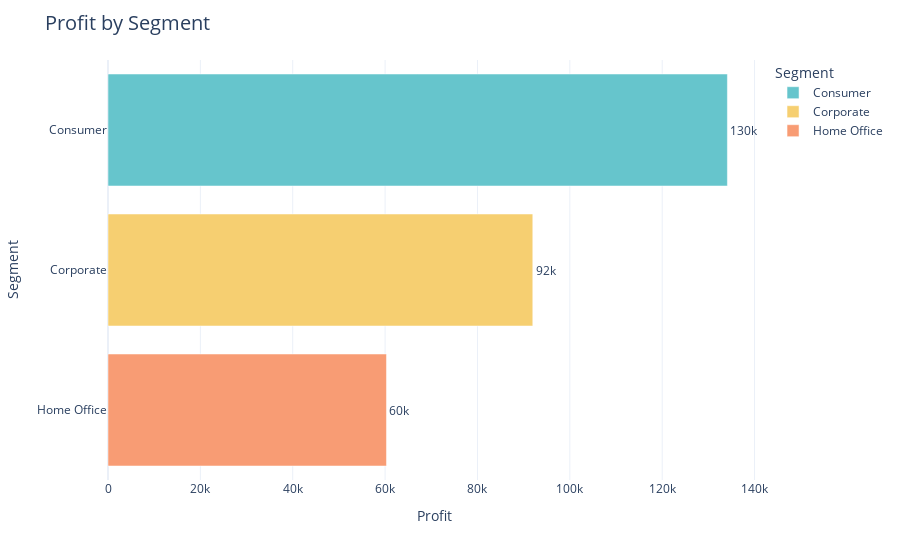

The code cell stored with this chart in its notebook:
### Code cell
fig = px.bar(profit_by_segment,
             x='Profit',
             y='Segment',
             orientation='h',
             color='Segment',
             text='Profit',
             color_discrete_sequence=px.colors.qualitative.Pastel)

fig.update_traces(texttemplate='%{text:.2s}', textposition='outside')
fig.update_layout(title='Profit by Segment', title_font=dict(size=20))
fig.show()

### Figure 1 — Plotly figure (JSON) as saved in the notebook; plotly's stock layout.template omitted (floating-point values rounded to 4 significant figures)
{"data": [{"hovertemplate": "Segment=%{y}<br>Profit=%{text}<extra></extra>", "legendgroup": "Consumer", "marker": {"color": "rgb(102, 197, 204)", "pattern": {"shape": ""}}, "name": "Consumer", "orientation": "h", "showlegend": true, "text": [134100.0], "textposition": "outside", "texttemplate": "%{text:.2s}", "type": "bar", "x": [134100.0], "xaxis": "x", "y": ["Consumer"], "yaxis": "y"}, {"hovertemplate": "Segment=%{y}<br>Profit=%{text}<extra></extra>", "legendgroup": "Corporate", "marker": {"color": "rgb(246, 207, 113)", "pattern": {"shape": ""}}, "name": "Corporate", "orientation": "h", "showlegend": true, "text": [91980.0], "textposition": "outside", "texttemplate": "%{text:.2s}", "type": "bar", "x": [91980.0], "xaxis": "x", "y": ["Corporate"], "yaxis": "y"}, {"hovertemplate": "Segment=%{y}<br>Profit=%{text}<extra></extra>", "legendgroup": "Home Office", "marker": {"color": "rgb(248, 156, 116)", "pattern": {"shape": ""}}, "name": "Home Office", "orientation": "h", "showlegend": true, "text": [60300.0], "textposition": "outside", "texttemplate": "%{text:.2s}", "type": "bar", "x": [60300.0], "xaxis": "x", "y": ["Home Office"], "yaxis": "y"}], "layout": {"barmode": "relative", "legend": {"title": {"text": "Segment"}, "tracegroupgap": 0}, "margin": {"t": 60}, "title": {"font": {"size": 20}, "text": "Profit by Segment"}, "xaxis": {"anchor": "y", "domain": [0, 1], "title": {"text": "Profit"}}, "yaxis": {"anchor": "x", "categoryarray": ["Home Office", "Corporate", "Consumer"], "categoryorder": "array", "domain": [0, 1], "title": {"text": "Segment"}}}}
